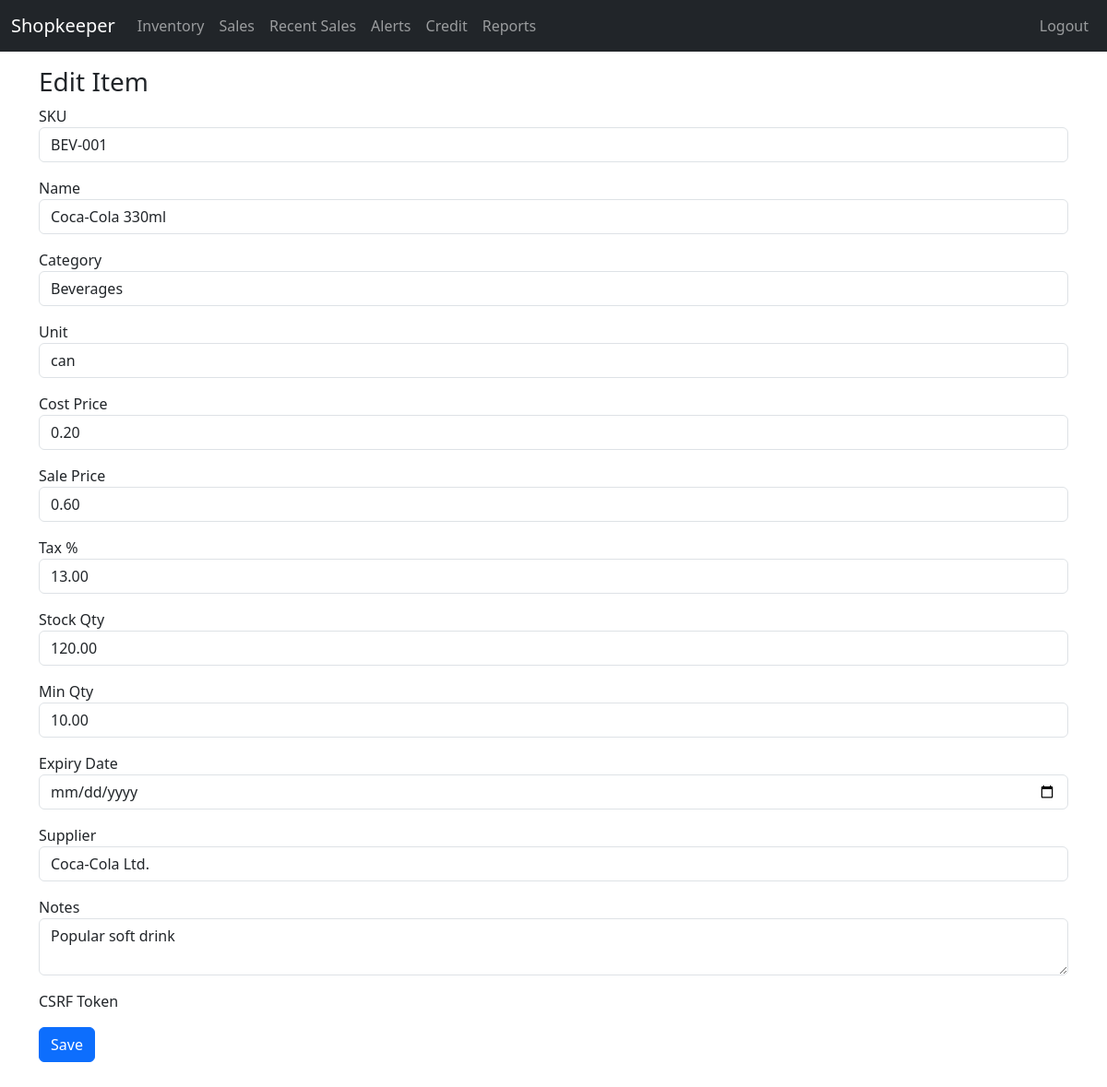
/inventory/1/edit (signed in), run on the app's committed database.
### shop/models.py (models this page shows)
class Item(db.Model):
    id = db.Column(db.Integer, primary_key=True)
    sku = db.Column(db.String(64), unique=True, nullable=False)
    name = db.Column(db.String(200), nullable=False)
    category = db.Column(db.String(100))
    unit = db.Column(db.String(32), default="pcs")
    cost_price = db.Column(db.Numeric(12,2), default=0)
    sale_price = db.Column(db.Numeric(12,2), default=0)
    tax_rate = db.Column(db.Numeric(5,2), default=0)
    stock_qty = db.Column(db.Numeric(12,2), default=0)
    min_qty = db.Column(db.Numeric(12,2), default=0)
    expiry_date = db.Column(db.Date)
    supplier = db.Column(db.String(200))
    notes = db.Column(db.Text)
    created_at = db.Column(db.DateTime, default=utcnow, nullable=False)
    updated_at = db.Column(db.DateTime, default=utcnow, onupdate=utcnow, nullable=False)
    movements = relationship("StockMovement", backref="item", lazy="dynamic")

### shop/inventory.py (the view, shortened to what this page needs)
@inventory_bp.route("/<int:item_id>/edit", methods=["GET", "POST"])
@login_required
def edit_item(item_id):
    from .forms import ItemForm
    item = Item.query.get_or_404(item_id)
    form = ItemForm(obj=item)
    if not can_edit_cost():
        del form.cost_price
    return render_template("inventory/edit.html", form=form, item=item)

### shop/forms.py
class ItemForm(FlaskForm):
    sku = StringField("SKU", validators=[DataRequired(), Length(max=64)])
    name = StringField("Name", validators=[DataRequired(), Length(max=200)])
    category = StringField("Category", validators=[Optional(), Length(max=100)])
    unit = StringField("Unit", validators=[Optional(), Length(max=32)])
    cost_price = DecimalField("Cost Price", places=2, validators=[Optional(), NumberRange(min=0)])
    sale_price = DecimalField("Sale Price", places=2, validators=[Optional(), NumberRange(min=0)])
    tax_rate = DecimalField("Tax %", places=2, validators=[Optional(), NumberRange(min=0, max=100)])
    stock_qty = DecimalField("Stock Qty", places=2, validators=[Optional(), NumberRange(min=0)])
    min_qty = DecimalField("Min Qty", places=2, validators=[Optional(), NumberRange(min=0)])
    expiry_date = DateField("Expiry Date", validators=[Optional()])
    supplier = StringField("Supplier", validators=[Optional(), Length(max=200)])
    notes = TextAreaField("Notes", validators=[Optional(), Length(max=500)])
    submit = SubmitField("Save")

### shop/inventory.py (called while the page is built)
def can_edit_cost():
    return getattr(current_user, "role", "") == "owner"

### shop/models.py (called while the page is built)
@login_manager.user_loader
def load_user(user_id):
    return User.query.get(int(user_id))

### shop/templates/inventory/edit.html (shortened to what this page needs)
{% extends 'base.html' %}
{% block content %}
<h3>Edit Item</h3>
<form method="post">
  {% for field in form %}
    {% if field.type != 'CSRFToken' and field.type != 'SubmitField' %}
      <div class="mb-3">
        {{ field.label }}
        {% if field.name == 'supplier' %}
          {{ field(class="form-control", **{'data-typeahead':'/inventory/items'}) }}
        {% else %}
          {{ field(class="form-control") }}
        {% endif %}
      </div>
    {% endif %}
  {% endfor %}
  {{ form.submit(class="btn btn-primary") }}
</form>
{% endblock %}

### shop/static/css/styles.css (style rules this page uses)
body { padding-bottom: 40px; }

### data on the page
Item: sku "BEV-001" "Coca-Cola 330ml" "Beverages" "can" "0.20" "0.60" "13.00" "120.00" "10.00" "Popular soft drink", supplier "Coca-Cola Ltd."

### other printed values
{{ field.label }} "SKU" "Name" "Category" "Unit" "Cost Price" "Sale Price" "Tax %" "Stock Qty" "Min Qty" "Expiry Date" "Supplier" "Notes" "CSRF Token"
